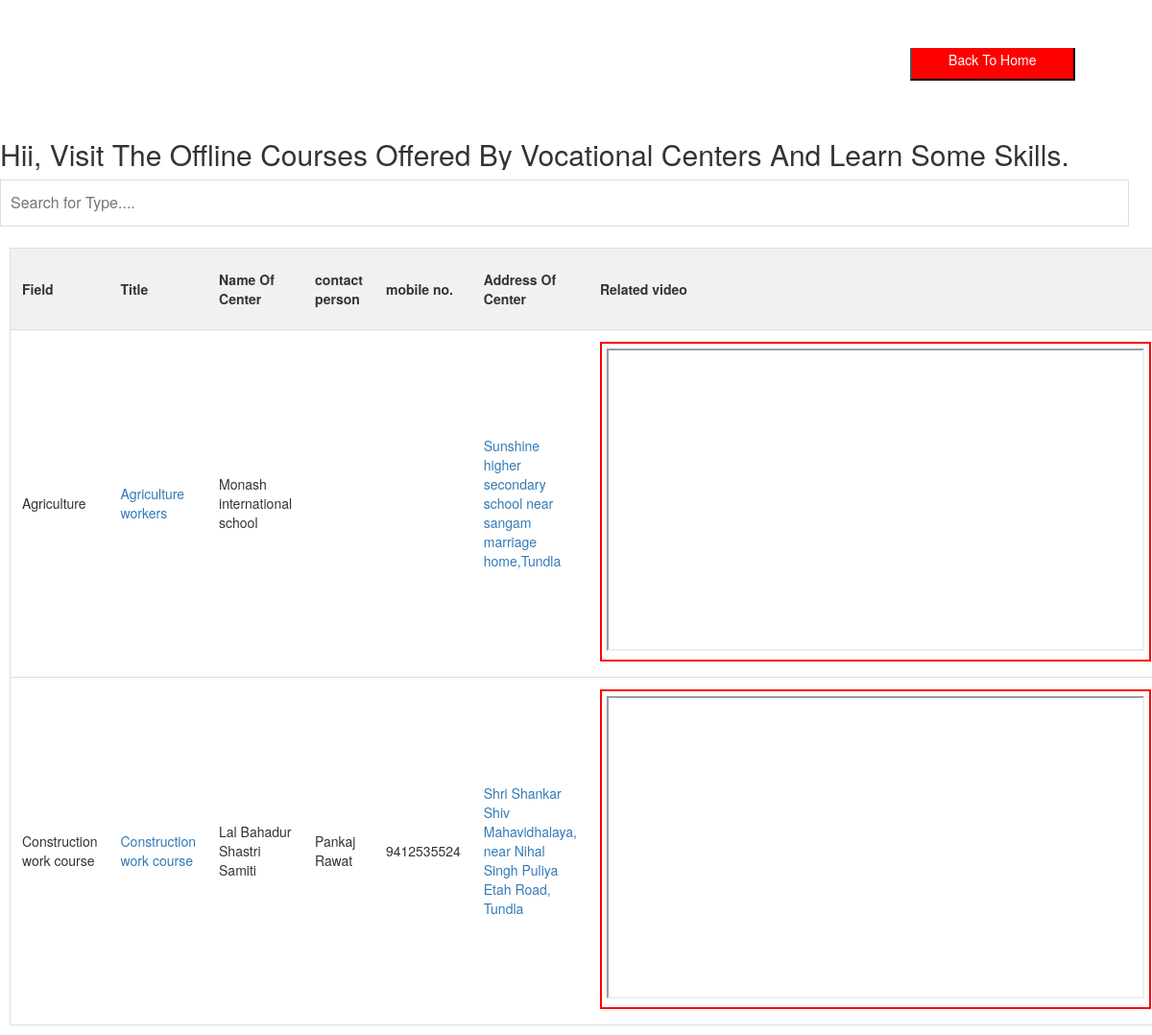
The page /offlinetraining.php on the database its author committed.
### tables this page shows
CREATE TABLE `addtraining` (
  `id` int(20) NOT NULL,
  `type` varchar(100) DEFAULT NULL,
  `title` varchar(200) DEFAULT NULL,
  `des` varchar(700) DEFAULT NULL,
  `dur` varchar(150) DEFAULT NULL,
  `posttime` varchar(100) DEFAULT NULL,
  `updatetime` varchar(200) DEFAULT NULL,
  `name` varchar(200) NOT NULL,
  `address` varchar(300) DEFAULT NULL,
  `country` varchar(100) DEFAULT NULL,
  `state` varchar(100) DEFAULT NULL,
  `city` varchar(100) DEFAULT NULL,
  `field` varchar(150) DEFAULT NULL,
  `link` varchar(200) DEFAULT NULL,
  `mob` bigint(10) DEFAULT NULL,
  `videolink` varchar(200) DEFAULT NULL,
  `person` varchar(150) DEFAULT NULL
);

### offlinetraining.php (the view, shortened to what this page needs)
<!DOCTYPE html>
<html>
  <html lang="en">
<head>
  <link rel="stylesheet" href="https://maxcdn.bootstrapcdn.com/bootstrap/3.4.1/css/bootstrap.min.css">
</head>
<body>
    <div id= "google_translate_element" style="background-color:white; background-size:cover;color: white;top: 0;display: block;margin-top: 0; height:50px;position:absolute;left:0; right: 0; top:0;width:100%; color:white;">
</div>
     <div align="right" style="padding-left: 10px; padding-right: 10px; margin-right: 30px;"><a href="index.php"><button style="background-color: red;color: white; width:15%;padding: 10px; margin: 40px;">Back To Home</button></a></div>
<h2>Hii, Visit The Offline Courses Offered By Vocational Centers And Learn Some Skills. </h2>
<input type="text" style="width:98%; padding-left: 10px; padding-right: 10px;" id="myInput" onkeyup="myFunction()" placeholder="Search for Type...." title="Type in a name">
<div>
<table id="myTable" style="width: 98%;padding-right: 10px;padding-left: 10px;">
  <tr class="header">
     <th style="width:40%;">Field</th>
        <th style="width:40%;">Title</th>
                 <th style="width:40%;">Name Of Center</th>
                      <th style="width:30%;">contact person</th>
                               <th style="width:30%;">mobile no.</th>
               <th style="width:40%;">Address Of Center</th>
                         <th style="width:30%;"align="center">Related video</th>
  </tr>
 <?php
 $country='';
 $state='';
 $city='';
 require "connection.php";
  $sql = "SELECT * FROM  addtraining";
      $result = $conn->query($sql);
if ($result->num_rows > 0) {
          while($row = $result->fetch_assoc()) {
            ?>
<?php if($row['country'])
               {
                $country=$row['country'];
                $sql1="SELECT name from country where id='$country'";
                                  $res=mysqli_query($conn,$sql1);
$row1=mysqli_fetch_assoc($res);
               if($row1)
               {
 $country=$row1['name'];
}
}
   ?>
   <?php
   if($row['state'])
               {
                $state=$row['state'];
                $sql1="SELECT name from state where id='$state'";
                                  $res=mysqli_query($conn,$sql1);
$row1=mysqli_fetch_assoc($res);
               if($row1)
               {
       $state=$row1['name'];
      }
    }
      ?>
      <?php
      if($row['city'])
               {
                $city=$row['city'];
                $sql1="SELECT name from city where id='$city'";
                                  $res=mysqli_query($conn,$sql1);
$row1=mysqli_fetch_assoc($res);
               if($row1)
               {
         $city=$row1['name'];
}
}
?>
       <?php
            echo "<tr>";
  echo "<td>" . $row['field'] . "</td>";
            echo "<td>" ?>
  <a href="#" data-toggle="popover"  title="<?php echo $row['title'];?>" data-content="<?php echo $row['des'];?>"><?php echo $row['title']?></a>
<?php
    echo "<td>" . $row['name'] . "</td>";
      echo "<td>" . $row['person'] . "</td>";
        echo "<td>" . $row['mob'] . "</td>";
            echo "<td>"; ?>
  <a href="#" data-toggle="popover"  title="<?php echo $row['title'];?>" data-content="<?php echo $row['address']." , ".$city." , ".$state." , ".$country;?>"><?php echo $row['address'];?></a>
                                                                       <?php
                                                                        echo "</td>";
                                    echo "<td>"; ?>
                                    <div align="center" style="display:inline-block;border:2px solid red; overflow: hidden;padding: 5px;">
                                      <?php
                                      if($row['videolink']==''){
                                        echo "no video in support of course";
                                      }
else{
                                      ?>
                                      <iframe width="560" height="315" src="https://www.youtube.com/embed/<?php echo $row['videolink']; ?>" allowfullscreen></iframe>
</div>
        <?php
      }
                                    ?>
                                  <?php
            echo "</tr>";
        }
        } else {
          echo "0 results";
        }
      ?>
</table>
</div>
</body>
</html>

### offlinetraining.php (style rules this page uses)
* { box-sizing: border-box; overflow-wrap: break-word; overflow: auto; }
#myInput { background-image: url('/css/searchicon.png'); background-position: 10px 10px; background-repeat: no-repeat; width: 100%; font-size: 16px; padding: 12px 20px 12px 40px; border: 1px solid #ddd; margin-bottom: 12px; }
#myTable { border-collapse: collapse; width: 100%; border: 1px solid #ddd; font-size: 14px; margin: 10px; margin-right: 10px; }
#myTable th, #myTable td { text-align: left; padding: 12px; }
#myTable tr { border-bottom: 1px solid #ddd; }
#myTable tr.header, #myTable tr:hover { background-color: #f1f1f1; }

### rows shown on the page
addtraining: field "Agriculture", title "Agriculture workers", name "Monash international school", address "Sunshine higher secondary school near sangam marriage home,Tundla"
addtraining: field "Construction work course", title "Construction work course", name "Lal Bahadur Shastri Samiti", person "Pankaj Rawat", mob "9412535524", address "Shri Shankar Shiv Mahavidhalaya, near Nihal Singh Puliya Etah Road, Tundla"
